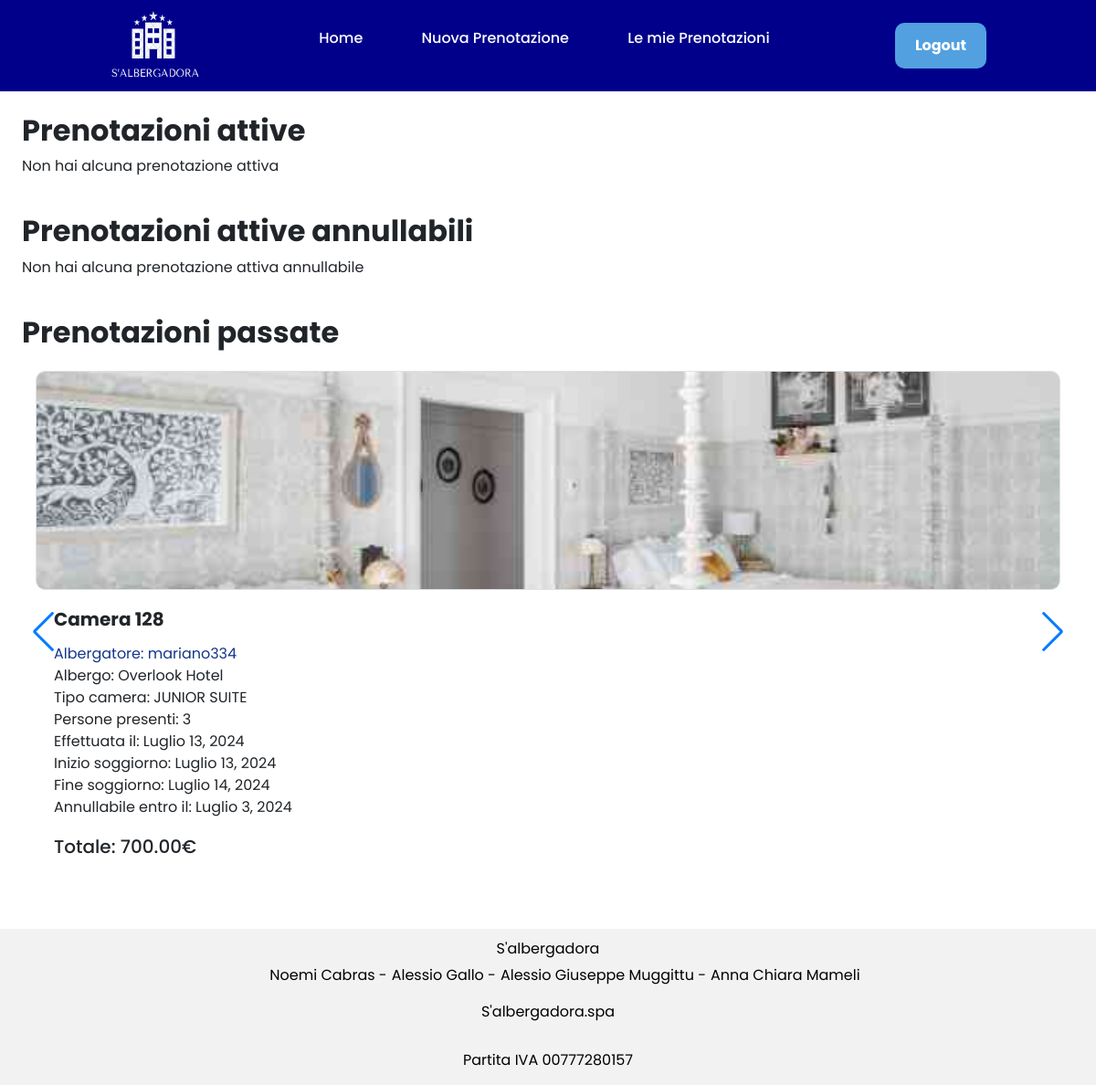
The app's page /booking/prenotazioniCliente/ (signed in) with its own data.
### booking/models.py (models this page shows, shortened)
class Prenotazione (models.Model):
    id = models.AutoField(primary_key=True)
    dataInizio = models.DateField(default=timezone.now)
    dataFine = models.DateField(default=timezone.now)
    dataCancellazione = models.DateField(default=timezone.now)
    dataPrenotazione = models.DateField(default=timezone.now)
    isAttiva = models.BooleanField(default=False)
    totale = models.DecimalField(default=0.0, max_digits=8, decimal_places=2)
    numPersone = models.IntegerField(default=1)
    cliente = models.ForeignKey(Utente, on_delete=models.CASCADE)
    camera = models.ForeignKey(Camera, on_delete=models.PROTECT)
    class Meta:
        verbose_name = "Prenotazione"
        verbose_name_plural = "Prenotazioni"

class Camera (models.Model):
    numeroCamera = models.IntegerField()
    postiLetto = models.IntegerField(default=1)
    tempoCancellazione = models.IntegerField(default=10)
    prezzo = models.DecimalField(default=0.0, max_digits=6, decimal_places=2)
    tipologia = models.CharField(max_length=20, choices=Tipologia.choices, default=Tipologia.SINGOLA)
    albergo = models.ForeignKey(Albergo, on_delete=models.PROTECT)
    immagine = models.ImageField(blank=True, null=True)
    descrizione = models.TextField(null=True)
    class Meta:
        unique_together = (('numeroCamera', 'albergo'))
        verbose_name = "Camera"
        verbose_name_plural = "Camere"

class Albergo (models.Model):
    id = models.AutoField(primary_key=True)
    nome = models.CharField(max_length=100)
    localita = models.CharField(max_length=100)
    numStelle =  models.IntegerField(
        default=1,
        validators=[
            MinValueValidator(1),
            MaxValueValidator(5)
        ]
    )
    albergatore = models.ForeignKey(Utente, on_delete=models.PROTECT)
    class Meta:
        verbose_name = "Albergo"
        verbose_name_plural = "Alberghi"

class Utente (AbstractBaseUser, PermissionsMixin):
    username = models.CharField(max_length=50, primary_key=True)
    password = models.CharField(max_length=50)
    nome = models.CharField(max_length=80)
    cognome = models.CharField(max_length=80)
    email = models.CharField(max_length=100)
    telefono = models.IntegerField(blank=True, null=True)
    isAlbergatore = models.BooleanField(default=False)
    is_active = models.BooleanField(default=True)
    is_staff = models.BooleanField(default=False)
    objects = UtenteManager()
    USERNAME_FIELD = "username"
    REQUIRED_FIELDS = ["email"]
    class Meta:
        verbose_name = "Utente"
        verbose_name_plural = "Utenti"
    def __str__(self):
        return self.username
    def is_albergatore(self):
        return self.isAlbergatore

### booking/decorators.py (the view)
    def _wrapped_view_func(request, *args, **kwargs):
        if(request.user.is_authenticated and not request.user.is_albergatore()):
            return view_func(request, *args, **kwargs)
        else:
            raise PermissionDenied

### booking/views.py (called while the page is built)
def aggiorna_prenotazioni_attive():
    prenotazioni_attive = Prenotazione.objects.filter(isAttiva=True)
    for prenotazione in prenotazioni_attive:
        prenotazione.aggiornaPrenotazione()

@cliente_required
def prenotazioniCliente(request):
    aggiorna_prenotazioni_attive()
    utente = request.user
    prenotazioni_attive = Prenotazione.objects.filter(cliente=utente, isAttiva=True, dataCancellazione__lt= timezone.now().date()).order_by('-dataPrenotazione')
    prenotazioni_attive_annullabili = Prenotazione.objects.filter(cliente=utente, isAttiva=True, dataCancellazione__gte= timezone.now().date()).order_by('-dataPrenotazione')
    prenotazioni_passate = Prenotazione.objects.filter(cliente=utente, isAttiva=False).order_by('-dataPrenotazione')
    context = {
        'prenotazioni_attive': prenotazioni_attive,
        'prenotazioni_attive_annullabili': prenotazioni_attive_annullabili,
        'prenotazioni_passate': prenotazioni_passate
    }
    return render(request, "prenotazioniCliente.html", context)

### booking/templates/prenotazioniCliente.html (shortened to what this page needs)
{% load static %}
<!doctype html>
<html lang="it">
    <head>
        <link href="https://cdn.jsdelivr.net/npm/bootstrap@5.3.3/dist/css/bootstrap.min.css" rel="stylesheet">
        <link rel="stylesheet" href="{% static "css/generale.css" %}">
        <link rel="stylesheet" href="{% static "css/card.css" %}">
        <link rel="stylesheet" href="https://cdn.jsdelivr.net/npm/swiper@11/swiper-bundle.min.css"/>
    </head>
    <body>
        <div class="wrapper">
            {% include "headerCliente.html" %}
            <main>
                <h2>Prenotazioni attive</h2>
                {% if prenotazioni_attive %}
                    {% include 'swiper.html' with cardList=prenotazioni_attive tipo_card='prenotazione' %}
                {% else %}
                    <p>Non hai alcuna prenotazione attiva</p>
                {% endif %}
                <br>
                <h2>Prenotazioni attive annullabili</h2>
                {% if prenotazioni_attive_annullabili %}
                    {% include 'swiper.html' with cardList=prenotazioni_attive_annullabili tipo_card='prenotazione' annullabile=True %}
                {% else %}
                    <p>Non hai alcuna prenotazione attiva annullabile</p>
                {% endif %}
                <br>
                <h2>Prenotazioni passate</h2>
                {% if prenotazioni_passate %}
                    {% include 'swiper.html' with cardList=prenotazioni_passate tipo_card='prenotazione' %}
                {% else %}
                    <p>Non ci sono prenotazioni passate</p>
                {% endif %}
            </main>
            {% include "footer.html" %}
        </div>
    </body>
</html>

### booking/templates/swiper.html (shortened to what this page needs)
{% load static %}
<div class="swiper">
    <div class="swiper-wrapper">
        {% for card in cardList %}
            <div class="swiper-slide">
                {% include 'cardPrinter.html' with card=card tipo_card=tipo_card %}
            </div>
        {% endfor %}
    </div>
    <div class="swiper-button-prev"></div>
    <div class="swiper-button-next"></div>
</div>

### booking/templates/cardPrinter.html (shortened to what this page needs)
{% load static %}
{% load custom_tags %}
{% if  tipo_card == 'prenotazione' %}
<div class="card">
    {% if card.camera.immagine %}
        <img src="{{ card.camera.immagine.url }}" class="card-img-top img-thumbnail" alt="Prenotazione">
    {% else %}
        <img src="{% static "media/cameradefault.png" %}" class="card-img-top img-thumbnail" alt="Prenotazione">
    {% endif %}
    <div class="card-body">
        <h5 class="card-title">Camera {{ card.camera.numeroCamera }}</h5>
        {% if request.user.isAlbergatore %}
            <p class="card-text host">Cliente: {{ card.cliente }}</p>
        {% else %}
            <p class="card-text host">Albergatore: {{ card.camera.albergo.albergatore }}</p>
        {% endif %}
        <p class="card-text">
            Albergo: {{ card.camera.albergo.nome }}<br>
            Tipo camera: {{ card.camera.tipologia }}<br>
            Persone presenti: {{ card.numPersone }} <br>
            Effettuata il: {{ card.dataPrenotazione }}<br>
            Inizio soggiorno: {{ card.dataInizio }}<br>
            Fine soggiorno: {{ card.dataFine }}<br>
            Annullabile entro il: {{ card.dataCancellazione }}<br>
            <div class="container-prezzo">
                <p class="prezzo"> Totale: {{ card.totale }}€
            </div>
    </div>
</div>
{% endif %}

### booking/static/css/generale.css (style rules this page uses)
* { box-sizing: border-box; margin: 0; padding: 0; font-family: Poppins, sans-serif; }
html, body { height: 100%; margin: 0; padding: 0; }
main { margin: 2% 2%; flex: 1; }
.wrapper { display: flex; flex-direction: column; min-height: 100vh; }
h2 { font-weight: bold; }

### booking/static/css/card.css (style rules this page uses)
.card { padding: 15px; text-align: left; border: 0; height:auto; }
.card-img-top { width: 100%; height: 240px; object-fit: cover; border-radius: 0; }
.img-thumbnail { padding: 0; border-radius: 10px; }
.card-title { padding-bottom: 6px; font-weight: bold; }
.card-body { padding: 20px; }
.container-prezzo { display: flex; justify-content: left; }
.prezzo { font-size: 20px; font-weight: 500; }
.host { color: #14368b; margin-bottom: 0; }

### records on screen
Prenotazione: camera.immagine (picture), camera.numeroCamera "128", camera.albergo.albergatore "mariano334", camera.albergo.nome "Overlook Hotel", camera.tipologia "JUNIOR SUITE", numPersone "3", dataPrenotazione "Luglio 13, 2024", dataInizio "Luglio 13, 2024", dataFine "Luglio 14, 2024", dataCancellazione "Luglio 3, 2024", totale "700.00"
